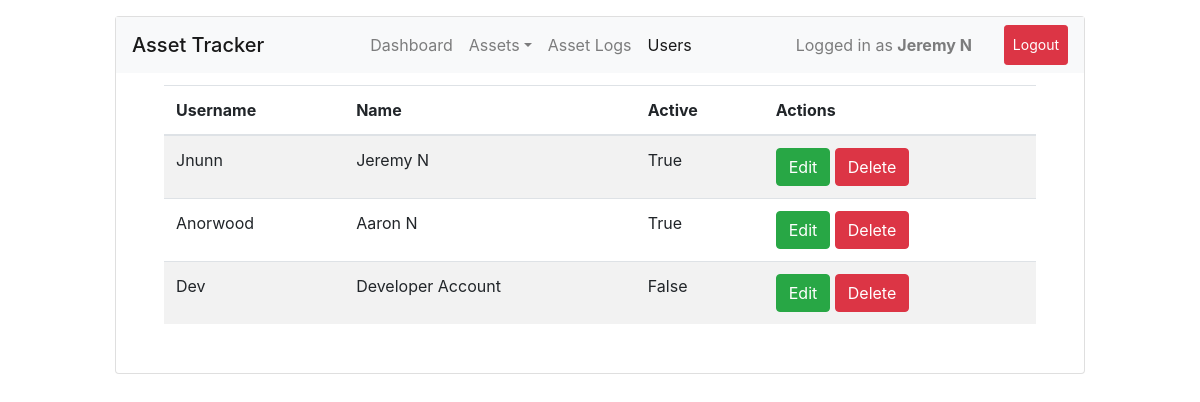
Screenshot of /users (signed in) with the database file from the repository.
### db.py (models this page shows, shortened)
class User(db.Model):
	id = db.Column(db.Integer, primary_key=True)
	username = db.Column(db.String(50), unique=True, nullable=False)
	password = db.Column(db.String(120), nullable=False)
	name = db.Column(db.String(120), nullable=False)
	active = db.Column(db.Boolean, default=False)

### ui.py (the view)
@ui.route('/users', methods=['GET'])
@login_required
def ui_users():
	return render_template('users.html')

### ui.py (called while the page is built)
def login_required(func):
	@wraps(func)
	def wrapper(*args, **kwargs):
		uid = session.get('user')
		if not uid:
			return redirect(url_for('ui.ui_login'))
		u = User.query.filter_by(id=int(uid), active=True).first()
		if not u:
			return redirect(url_for('ui.ui_login'))
		g.user = u
		return func(*args, **kwargs)
	return wrapper

### templates/users.html (shortened to what this page needs)
{% extends "main.html" %}
{% block content %}
<div class="card">
	<div class="card-block pb-1">
		<nav class="navbar navbar-expand navbar-light bg-light">
			<span class="navbar-brand mb-0 h1">Asset Tracker</span>
			<div class="collapse navbar-collapse justify-content-end">
				<div class="navbar-nav">
					<a class="nav-item nav-link" href="{{ url_for('ui.ui_index') }}">Dashboard</a>
					<div class="nav-item dropdown">
						<a class="nav-link dropdown-toggle" data-toggle="dropdown" href="#" role="button" aria-haspopup="true" aria-expanded="false">Assets</a>
                    </div>
                    <a class="nav-item nav-link" href="{{ url_for('ui.ui_logs') }}">Asset Logs</a>
					<a class="nav-item nav-link active" href="{{ url_for('ui.ui_users') }}">Users</a>
					<span class="px-5"></span>
					<div class="nav-item py-2 navbar-text">Logged in as <span class="font-weight-bold">{{ g.user.name }}</span></div>
					<span class="px-3"></span>
					<a class="nav-item btn btn-danger btn-sm py-2 text-white" href="{{ url_for('api.logout_user') }}">Logout</a>
				</div>
			</div>
		</nav>
	</div>
	<div class="card-block pt-2">
		<div class="row px-5">
			<div class="col-12">
				<table id="usersTable" class="table table-striped" width="100%">
					<thead>
						<tr>
							<th scope="col">Username</th>
							<th scope="col">Name</th>
							<th scope="col">Active</th>
							<th scope="col">Actions</th>
						</tr>
					</thead>
					<tbody>
						{% for u in list_users() %}
							<tr style="text-transform: capitalize;">
								<td>{{ u.username }}</td>
								<td>{{ u.name }}</td>
								<td>{{ u.active }}</td>
								<td>
									<button type="button" class="btn btn-success" data-toggle="modal" data-target="#editUser" data-id="{{ u.id }}" data-username="{{ u.username }}" data-name="{{ u.name }}" data-active="{{ u.active }}">Edit</button>
									<button type="button" class="btn btn-danger" data-toggle="modal" data-target="#deleteUser" data-id="{{ u.id }}" data-username="{{ u.username }}">Delete</button>
								</td>
							</tr>
						{% endfor %}
					</tbody>
				</table>
			</div>
		</div>
	</div>
	<div class="card-block">
		<div class="row">
			<div class="col-4 offset-4" id="alert"></div>
		</div>
	</div>
	<div class="card-block py-3"></div>
</div>
{% endblock %}

### rows the page displays
User: user.name "Jeremy N", username "Jnunn", name "Jeremy N", active "True"
User: username "Anorwood", name "Aaron N", active "True"
User: username "Dev", name "Developer Account", active "False"
